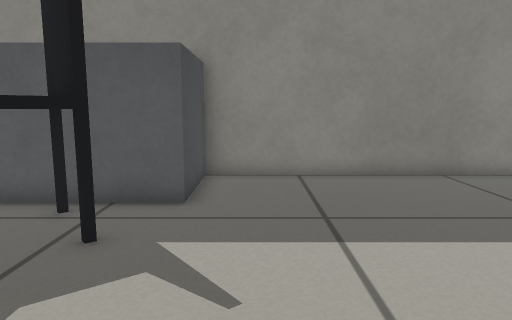
view 1 (above)

12 first-person views from a walk through a robot-simulator world made for Gazebo. The camera is 0.46 m above the floor, tilts 8° down and sees 70° across. The floor is counted in squares, 0.2 m on a side. Each view is taken from the middle of a square. On the plan, view 1 faces up. The plan holds only what a view shows up to about 20 squares ahead; the rest is blank. Some stock models are drawn as simple stand-ins.

view 2
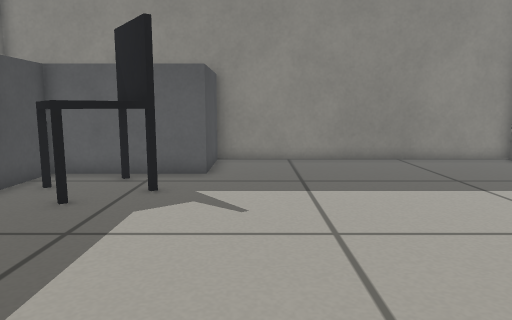

view 3
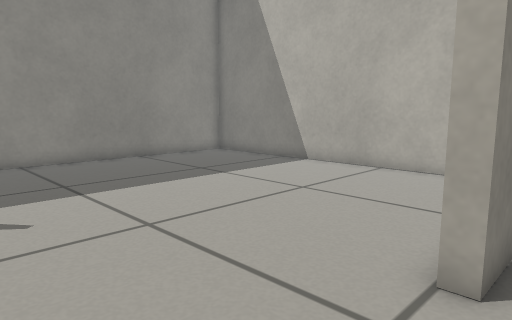

view 4
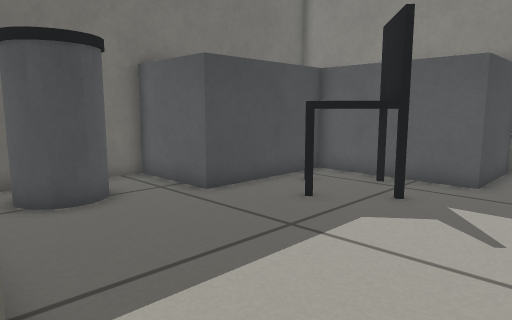

view 5
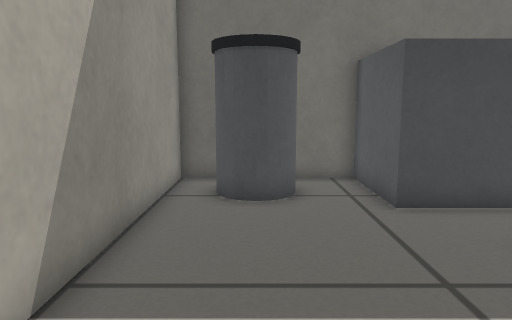

view 6
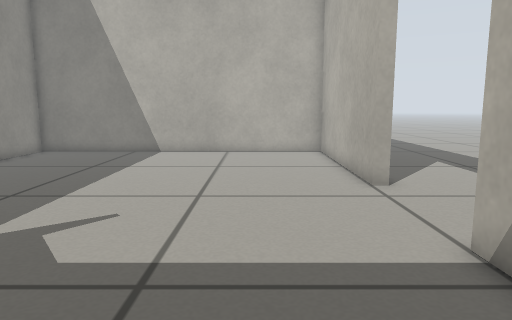

view 7
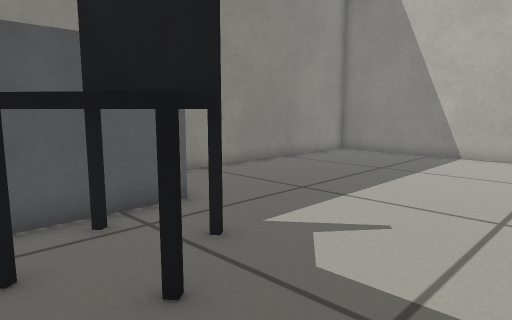

view 8
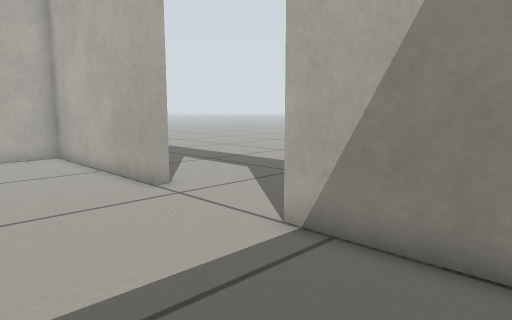

view 9
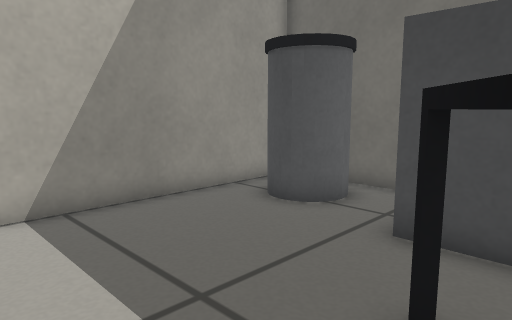

view 10
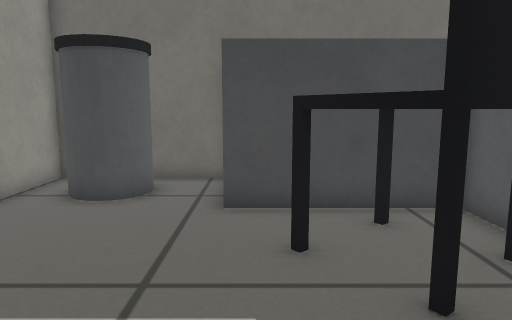

view 11
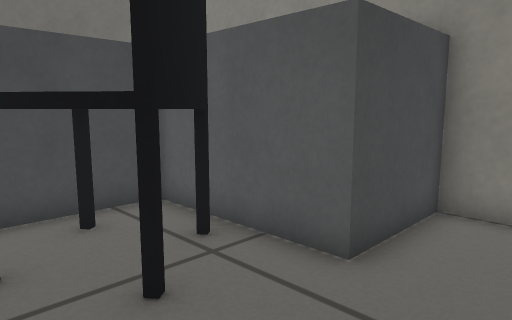

view 12
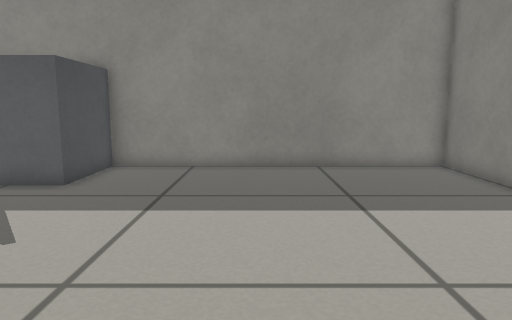

### Floor plan
Key: @ floor where view 1 was taken; # wall or solid block; . floor; B grey box; C office chair; I bin.
Columns run from 11 left of view 1 to 12 right of it. Each row starts with its distance up from view 1.
 13          ##############
 12          B............ #
 11          B.............#
 10          B.............#
  9     BBBBBB.............#
  8     B. C...............#
  7     BC C...............#
  6     BCCCC..............#
  5     B.CC...............#
  4     B..................#
  3 #BBB...................#
  2 #......................#
  1 #.I....................#
  0 #  I.......@...........#
 -1 #.I....................#
 -2 #......................#
 -3 #########.....##########
 -4          .........

Positions as (right, up) in squares from view 1, and headings:
1: (0, 0), facing up
2: (0, -4), facing up
3: (-2, -4), facing up-right
4: (1, -3), facing up-left
5: (1, 0), facing left
6: (-8, 1), facing right
7: (-7, 1), facing up-right
8: (-7, 3), facing down-right
9: (-1, 6), facing down-left
10: (1, 4), facing left
11: (1, 4), facing up-left
12: (4, -2), facing up
